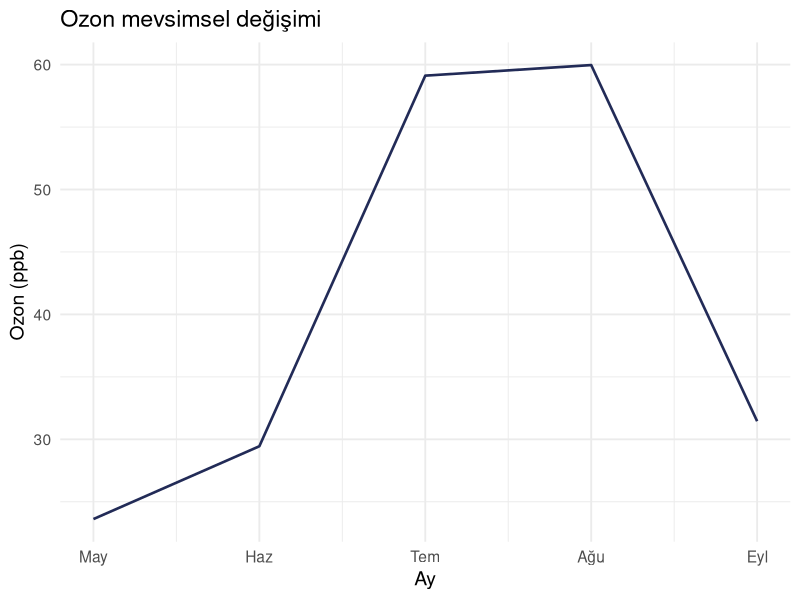

Reproduce this figure in R.
## ---- chunk 1
#| echo: false
mean(airquality$Ozone, na.rm = TRUE)
## ---- chunk 2
#| echo: true
mean(airquality$Ozone, na.rm = TRUE)
## ---- chunk 3
#| label: fig-ozon
#| fig-cap: "Aylık ortalama ozon seviyesi (airquality, 1973)"
#| fig-width: 8
#| fig-height: 4
#| echo: false

library(ggplot2)
ozon <- aggregate(Ozone ~ Month, airquality, mean, na.rm = TRUE)
ggplot(ozon, aes(Month, Ozone)) +
  geom_line(color = "#222B57", linewidth = 0.9) +
  scale_x_continuous(breaks = 5:9, labels = c("May", "Haz", "Tem", "Ağu", "Eyl")) +
  labs(x = "Ay", y = "Ozon (ppb)", title = "Ozon mevsimsel değişimi") +
  theme_minimal(base_size = 14)
## ---- chunk 4
library(dplyr)

ozon <- airquality |>
  group_by(Month) |>
  summarize(ortalama_ozon = mean(Ozone, na.rm=TRUE))

ozon
## ---- chunk 5
#| label: tbl-kable
knitr::kable(ozon, caption = "Aylık ortalama ozon seviyesi", align = "l")
## ---- chunk 6
#| echo: false
str(airquality)
## ---- chunk 7
#| echo: false
summary(airquality$Ozone)
